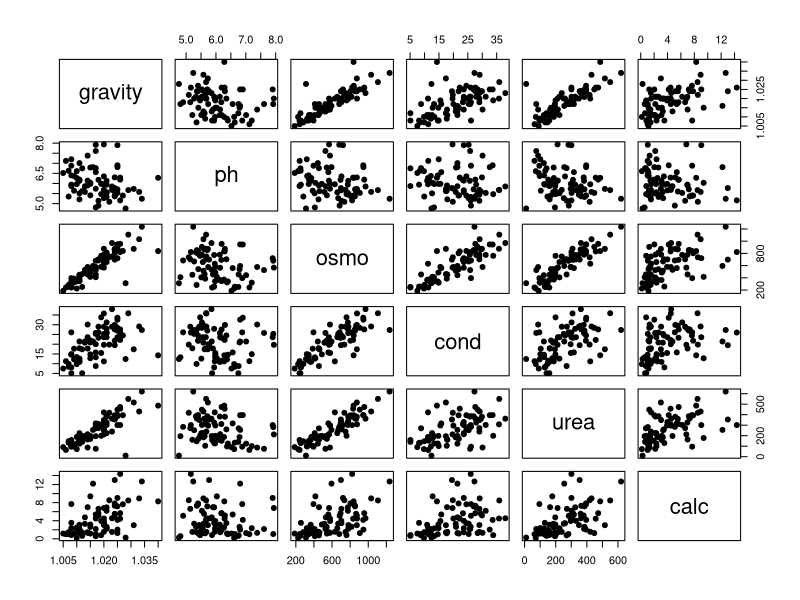
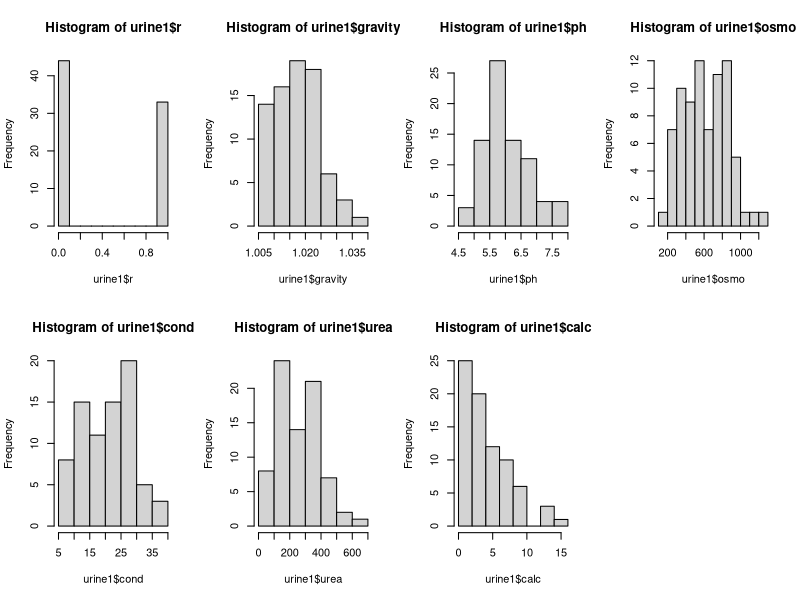
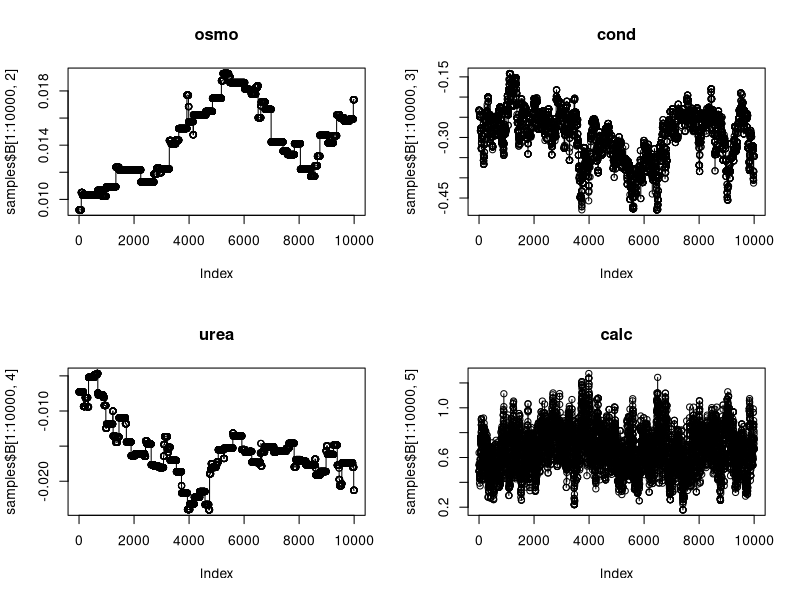
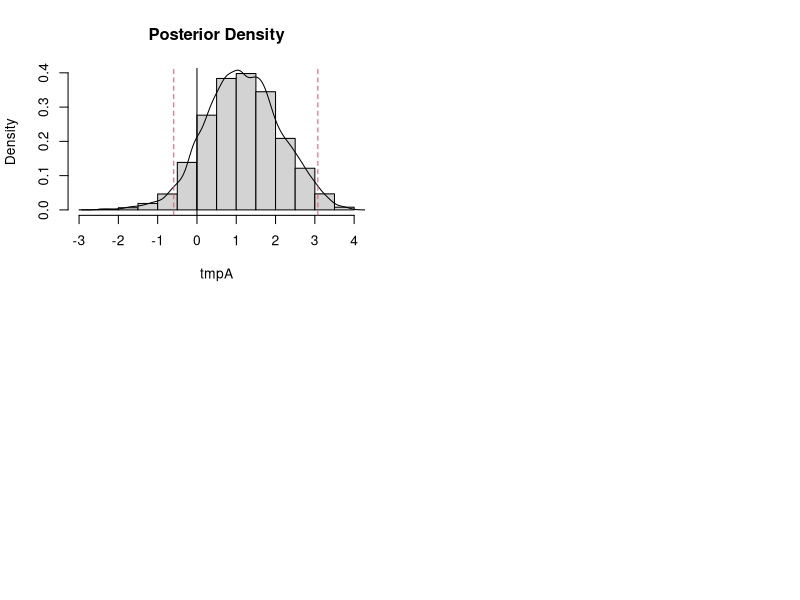

Recreate these plots in R, in order.
# I. Introduction
library(boot)
data("urine")
# Cleaning the data
urine1 <- urine[complete.cases(urine[ , c(1:7)]),] # removing all rows with "NA" in any category
#dim(urine1) # 7 variables
#urine1$r <- as.factor(urine1$r)
#head(urine1)

# II. Exploratory Data Analysis
pairs(urine1[-c(1)], pch = 19)
cor(urine1)
cor(urine1$osmo, urine1$urea)

par(mfrow=c(2,4))
hist(urine1$r)
hist(urine1$gravity)
hist(urine1$ph)
hist(urine1$osmo)
hist(urine1$cond)
hist(urine1$urea)
hist(urine1$calc)

# III. Methods

## Frequentist Regression Model
fit <- glm(r ~ ., family = binomial, data = urine1)
fit.sum <- summary(fit)
coef(fit.sum)

fit1 <- glm(r ~ gravity + ph + cond + urea + calc, family = binomial, data = urine1)
fit1.sum <- summary(fit1)
coef(fit1.sum)

fit2 <- glm(r ~ gravity + cond + urea + calc, family = binomial, data = urine1)
fit2.sum <- summary(fit2)
coef(fit2.sum)

## Generalized Linear Model in the Bayesian Framework
   
# A function to evaluate the log of the posterior density
    logP=function(y,X,b,b0,varB){
      Xb=X%*%b
      theta=exp(Xb)/(1+exp(Xb))
      logLik=sum( dbinom(x=y,p=theta,size=1,log=T)  )
      logPrior=sum(  dnorm(x=b,sd=sqrt(varB),mean=b0,log=T))
      return(logLik+logPrior)
    }
    
    logisticRegressionBayes=function(y,X,nIter=20000,V=.02,varB=rep(10000,ncol(X)),b0=rep(0,ncol(X))){
      ####### Arguments #######################
      # y  a vector with 0/1 values
      # X  incidence matrix of effects
      # b0,varB, the prior mean and prior variance bj~N(b0[j],varB[j])
      # V the variance of the normal distribution used to generate candidates~N(b[i-1],V)
      # nIter: number of iterations of the sampler
      # Details: generates samples from the posterior distribution of a logistic regression
      # using a Metropolis algorithm
      #########################################
      
      # A matrix to store samples
      p=ncol(X)
      B=matrix(nrow=nIter,ncol=p)
      colnames(B)=colnames(X)
      
      # A vector to trace acceptance
      accept=matrix(nrow=nIter,ncol=p,NA)
      accept[1,]=TRUE 
      
      # Initialize
      B[1,]=0
      B[1,1]=log(mean(y)/(1-mean(y)))
      b=B[1,]
      for(i in 2:nIter){
        for(j in 1:p){
          candidate=b
          candidate[j]=rnorm(mean=b[j],sd=sqrt(V),n=1)
          logP_current=logP(y,X,b0=b0,varB=varB,b=b)
          logP_candidate=logP(y,X,b0=b0,varB=varB,b=candidate)
          r=min(1,exp(logP_candidate-logP_current))
          delta=rbinom(n=1,size=1,p=r)
          accept[i,j]=delta
          if(delta==1){ b[j]=candidate[j] }
        }
        B[i,]=b
        #if(i%%1000==0){
        #  message(" Iteration ",i)
        #}
      }
      return(list(B=B,accept=accept))
    }
    
    Z = as.matrix(model.matrix(~ osmo + cond + urea + calc, data = urine1)) #[,-1]
    # collecting 40,000 samples
    samples = logisticRegressionBayes(y=urine1$r, X=cbind(Z), nIter=20000)
    # discarding 20,000 iterations as burn-in
    #cbind(fit1$coef, colMeans(samples$B[-c(1:5000),])) 
    library(coda)
    samples$B = as.mcmc(samples$B[-c(1:10000),])

summary(samples$B)

## trace plots of a few parameters (plotting 10,000 iterations after burning in 10,000 iterations)
par(mfrow=c(2,2))
# osmo
plot(samples$B[1:10000, 2],type='o',main="osmo") # betas
# cond
plot(samples$B[1:10000, 3],type='o',main="cond") # betas
# urea
plot(samples$B[1:10000, 4],type='o',main="urea") # betas
# calc
plot(samples$B[1:10000, 5],type='o',main="calc") # betas

effectiveSize(samples$B)
sqrt(.02/effectiveSize(samples$B))

contrastA <- c(0,mean(urine1$osmo),mean(urine1$cond),mean(urine1$urea),mean(urine1$calc)) # 0 for intercept, average values of osmo, cond, urea, and calc
tmpA <- samples$B%*%contrastA
# plot histogram on top of density function
hist(tmpA, freq = FALSE, main = "Posterior Density")
lines(density(tmpA))
# 95% posterior credibility region
abline(v=0)
abline(v = HPDinterval(as.mcmc(tmpA), p=.95), col = 2, lty = 2) 